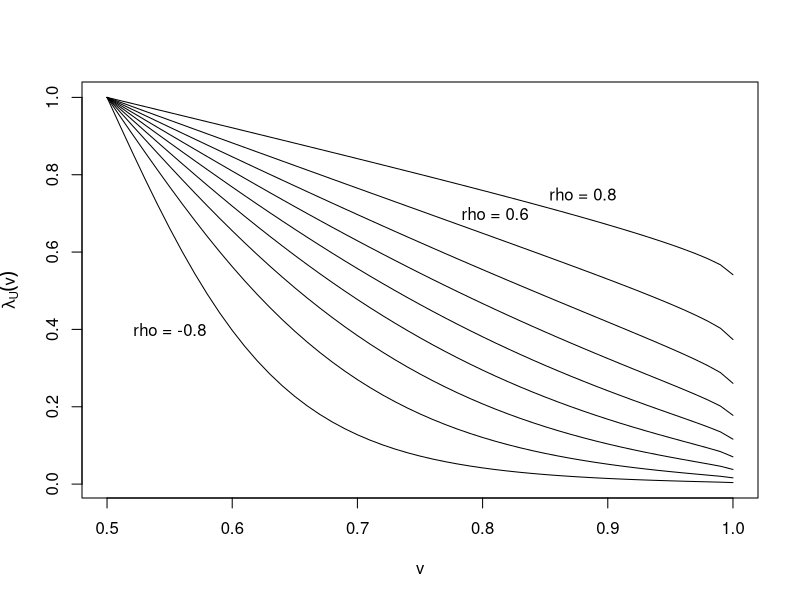

This figure's R source:
rm(list = ls(all = TRUE))
#setwd("C:/...")

rho = seq(-0.8, 0.8, by = 0.2)
n   = length(rho)
v   = seq(0.5, 1, by = 0.01)
DoF = 3

lambda = matrix(1,nrow=length(v),ncol=length(rho))
for (i in 1:n){
	lambda[, i] = 2*(1 - pt(sqrt((DoF + 1)/(DoF/(qt(v, 3)^2) + 1))*
        sqrt((1-rho[i])/(1+rho[i])), DoF + 1))
}
	
plot(v,  lambda[,1], type = "l", xlab = "v", ylab = expression(lambda[U](v)))
lines(v, lambda[,2])
lines(v, lambda[,3])
lines(v, lambda[,4])
lines(v, lambda[,5])
lines(v, lambda[,6])
lines(v, lambda[,7])
lines(v, lambda[,8])
lines(v, lambda[,9])

text(0.55, 0.4, "rho = -0.8")
text(0.81, 0.7, "rho = 0.6")
text(0.88, 0.75, "rho = 0.8")
